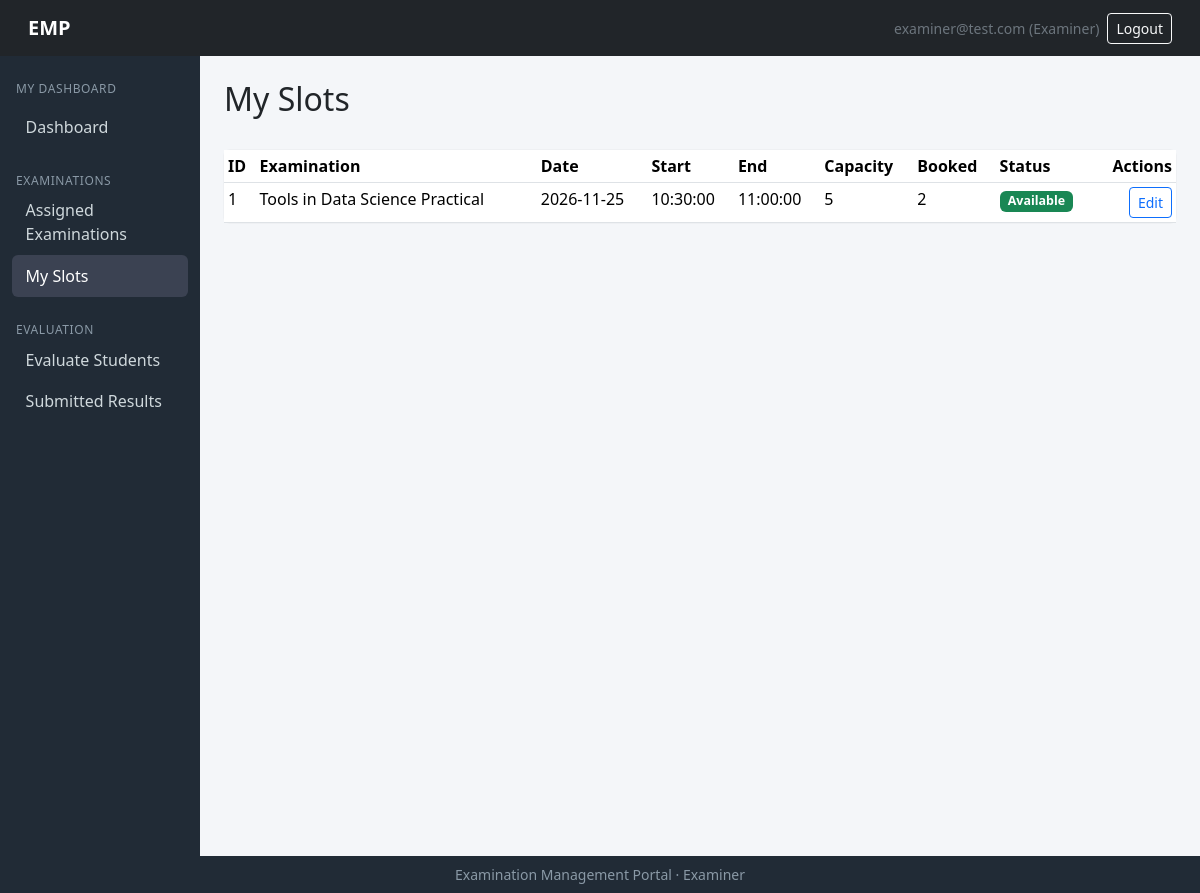
The page /examiner/slots (signed in) on the database its author committed.
### models/models.py (models this page shows, shortened)
class User(db.Model, UserMixin):
    __tablename__ = "users"
    id = db.Column(db.Integer, primary_key=True)
    email   = db.Column(db.String(120), unique=True, nullable=False, index=True)
    password_hash = db.Column(db.String(256), nullable=False)
    role = db.Column(db.String(20), nullable=False)   # admin | examiner | student
    is_active = db.Column(db.Boolean, default=True)
    created_at= db.Column(db.DateTime, default=datetime.utcnow)
    examiner=db.relationship("Examiner", backref="user", uselist=False)
    student  = db.relationship("Student", backref="user", uselist=False)
    admin  =db.relationship("Admin", backref="user", uselist=False)

class Examination(db.Model):
    __tablename__ = "examinations"
    id   = db.Column(db.Integer, primary_key=True)
    course_id = db.Column(db.Integer, db.ForeignKey("courses.id"), nullable=False)
    name     = db.Column(db.String(150), nullable=False)
    exam_type= db.Column(db.String(30), nullable=False)   # Viva|Practical|Project Demo|Assessment
    duration = db.Column(db.Integer, nullable=False)       # in minutes ig?
    max_marks = db.Column(db.Integer, nullable=False)
    slot_creation_start = db.Column(db.DateTime)
    slot_creation_end=db.Column(db.DateTime)
    slot_booking_start  = db.Column(db.DateTime)
    slot_booking_end  = db.Column(db.DateTime)
    status = db.Column(db.String(20), default="draft")  # draft|slot_creation|booking_open|closed|completed perhaps
    rubrics = db.relationship("Rubric", backref="exam")
    slots  = db.relationship("ExaminationSlot", backref="exam")

class ExaminationSlot(db.Model):
    __tablename__ = "examination_slots"
    id  = db.Column(db.Integer, primary_key=True)
    exam_id  = db.Column(db.Integer, db.ForeignKey("examinations.id"), nullable=False)
    examiner_id=db.Column(db.Integer, db.ForeignKey("examiners.id"), nullable=False)
    date = db.Column(db.Date, nullable=False)
    start_time= db.Column(db.Time, nullable=False)
    end_time       = db.Column(db.Time, nullable=False)
    max_capacity   = db.Column(db.Integer, nullable=False)
    available_seats = db.Column(db.Integer, nullable=False)
    status         = db.Column(db.String(20), default="available")  # available|full|cancelled|completed
    bookings  = db.relationship("Booking", backref="slot")

### routes/examiner_routes.py (the view)
@examiner_bp.route('/slots')
@login_required
def slots():
    if current_user.role != 'examiner':
        flash('Access denied.', 'danger')
        return redirect(url_for('auth.login'))
    examiner = get_examiner_or_abort()
    if not examiner:
        flash('Examiner profile not found.', 'danger')
        return redirect(url_for('auth.login'))
    my_slots = []
    for s in examiner.slots:
        my_slots.append({
            'id': s.id,
            'exam_name': s.exam.name,
            'date': s.date,
            'start_time': s.start_time,
            'end_time': s.end_time,
            'capacity': s.max_capacity,
            'booked': s.max_capacity - s.available_seats,
            'status': s.status.capitalize(),
        })
    return render_template('examiner/slots.html', my_slots=my_slots)

### app.py (called while the page is built)
@login_manager.user_loader
def load_user(user_id):
    return User.query.get(int(user_id))

### routes/examiner_routes.py (called while the page is built)
def get_examiner_or_abort():
    examiner = Examiner.query.filter_by(user_id=current_user.id).first()
    return examiner

### templates/examiner/slots.html (shortened to what this page needs)
{% extends "examiner/base_examiner.html" %}
{% import "admin/_macros.html" as macros %}
{% import "admin/_status.html" as status %}
{% block content %}
<div class="d-flex justify-content-between align-items-center mb-4">
    <h2>My Slots</h2>
</div>
<div class="card">
    <div class="table-responsive">
        <table class="table table-sm table-hover mb-0">
            <thead>
                <tr>
                    <th>ID</th>
                    <th>Examination</th>
                    <th>Date</th>
                    <th>Start</th>
                    <th>End</th>
                    <th>Capacity</th>
                    <th>Booked</th>
                    <th>Status</th>
                    <th class="text-end">Actions</th>
                </tr>
            </thead>
            <tbody>
                {% for slot in my_slots %}
                    <tr>
                        <td>{{ slot.id }}</td>
                        <td>{{ slot.exam_name }}</td>
                        <td>{{ slot.date }}</td>
                        <td>{{ slot.start_time }}</td>
                        <td>{{ slot.end_time }}</td>
                        <td>{{ slot.capacity }}</td>
                        <td>{{ slot.booked }}</td>
                        <td>{{ status.status_badge(slot.status) }}</td>
                        <td class="text-end">
                            <a class="btn btn-sm btn-outline-primary" href="{{ url_for('examiner.slot_edit', slot_id=slot.id) }}">Edit</a>
                        </td>
                    </tr>
                {% else %}
                    <tr><td colspan="9" class="text-center text-muted py-4">No slots created yet.</td></tr>
                {% endfor %}
            </tbody>
        </table>
    </div>
</div>
{% endblock %}

### templates/admin/_status.html
{% macro status_badge(status) %}
{% set m = {
  'Draft':'secondary',
  'Slot Creation':'info',
  'Booking Open':'primary',
  'Closed':'warning',
  'Completed':'success',
  'Available':'success',
  'Full':'danger',
  'Cancelled':'dark',
  'Completed':'success',
  'Booked':'primary',
  'Cancelled':'dark',
  'Completed':'success',
  'Active':'success',
  'Inactive':'secondary',
  'Pending':'warning',
  'Approved':'success',
  'Rejected':'danger',
  'Open':'success',
  'Closed':'danger'
} %}
{% set color = m.get(status, 'secondary') %}
<span class="badge bg-{{ color }} badge-status">{{ status }}</span>
{% endmacro %}

### templates/base.html (shortened to what this page needs)
<!DOCTYPE html>
<html lang="en">
<head>
    <link href="https://cdn.jsdelivr.net/npm/bootstrap@5.3.3/dist/css/bootstrap.min.css" rel="stylesheet">
</head>
<body class="d-flex flex-column min-vh-100">
<nav class="navbar navbar-dark bg-dark px-3">
    <div class="container-fluid">
        <a class="navbar-brand" href="{{ url_for('auth.home') }}">EMP</a>
        <div class="d-flex align-items-center gap-2">
            {% if current_user.is_authenticated %}
                <span class="text-secondary small d-none d-sm-inline">{{ current_user.email }} ({{ current_user.role|capitalize }})</span>
                <a class="btn btn-outline-light btn-sm" href="{{ url_for('auth.logout') }}">Logout</a>
            {% endif %}
        </div>
    </div>
</nav>
<div class="container-fluid flex-grow-1">
    <div class="row">
        {% block sidebar %}
        <nav class="col-md-2 col-lg-2 sidebar d-none d-md-block py-3">
            {% block nav_links %}{% endblock %}
        </nav>
        {% endblock %}
        <main class="col-md-10 col-lg-10 p-4">
            {% block content %}{% endblock %}
        </main>
    </div>
</div>
<footer class="footer text-center py-2 mt-auto small">
    Examination Management Portal &middot; {{ current_user.role|capitalize if current_user.is_authenticated else '' }}
</footer>
</body>
</html>

### templates/base.html (style rules this page uses)
body { background:#f4f6f9; }
.navbar-brand { font-weight:700; }
.sidebar { background:#212b36; color:#cfd8dc; min-height:100vh; }
.card { border:0; box-shadow:0 0 1px rgba(0,0,0,.25); }
.footer { background:#212b36; color:#8a99a6; }
.badge-status { font-size:.78rem; }

### rows shown on the page
User: email "examiner@test.com", role "Examiner"
Examination: id "1", exam_name "Tools in Data Science Practical", date "2026-11-25", start_time "10:30:00", end_time "11:00:00", capacity "5", booked "2", status "Available"
